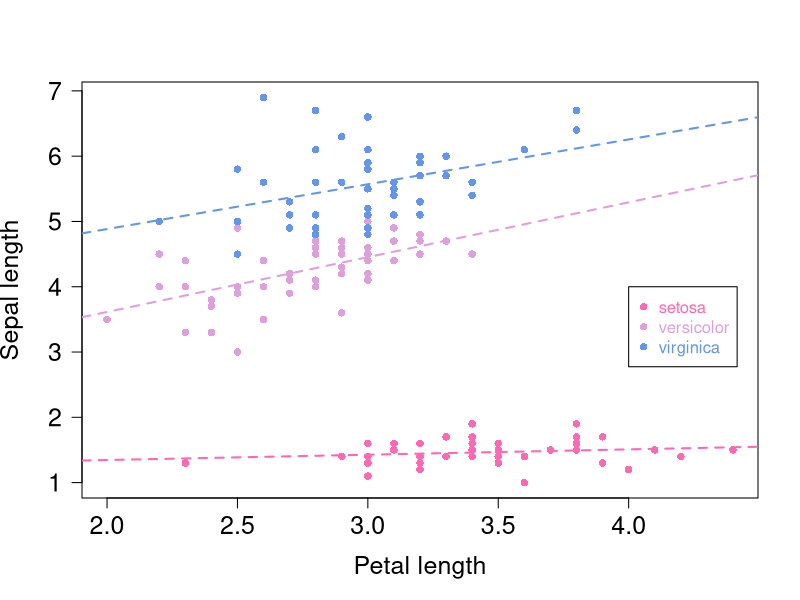
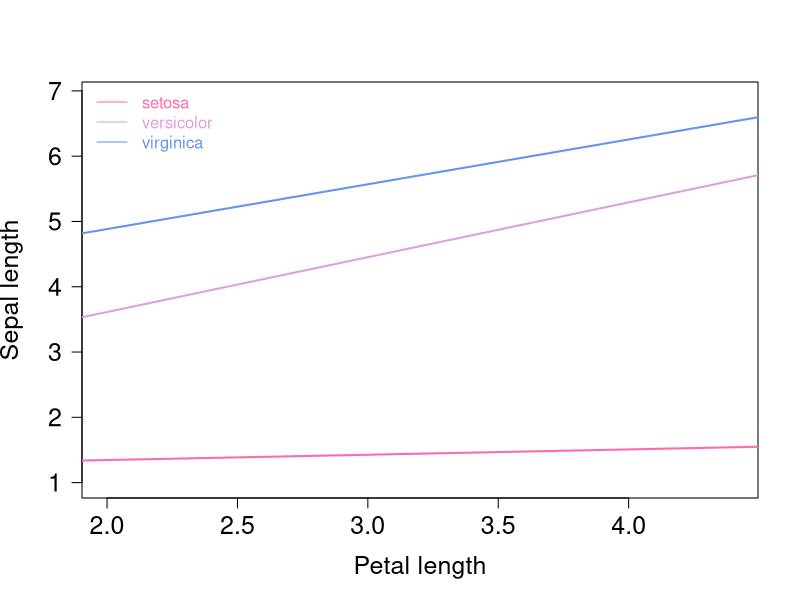
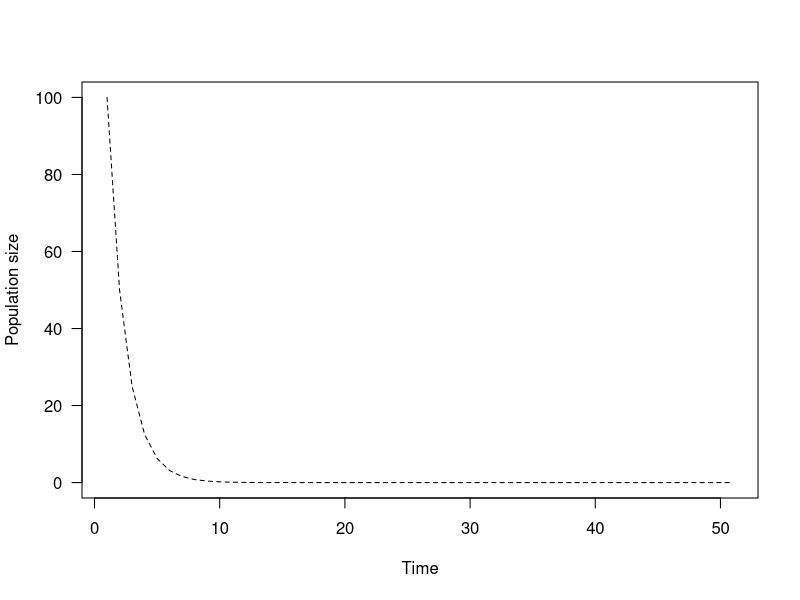

Source code (R) for these figures, in order:
# solutions to exercises in class
###
# ex 2
fit_with_sp_with_int=lm(Petal.Length ~ Sepal.Width * Species - 1, data=iris)
summary(fit_with_sp_with_int)

windows()
plot(iris$Sepal.Width,iris$Petal.Length, xlab='Petal length',ylab='Sepal length',
		col=c("hotpink", "plum", "cornflowerblue")[unclass(iris$Species)], pch=16,las=1,cex.axis=1.5,cex.lab=1.5)
legend(4,4, unique(iris$Species), text.col=c("hotpink", "plum", "cornflowerblue"),pch=16, col=c("hotpink", "plum", "cornflowerblue"))
abline(lm(iris$Petal.Length[iris$Species=='setosa']~iris$Sepal.Width[iris$Species=='setosa']), col="hotpink", lty=2, lwd=2)
abline(lm(iris$Petal.Length[iris$Species=='versicolor']~iris$Sepal.Width[iris$Species=='versicolor']), col="plum", lty=2, lwd=2)
abline(lm(iris$Petal.Length[iris$Species=='virginica']~iris$Sepal.Width[iris$Species=='virginica']), col="cornflowerblue", lty=2, lwd=2)

## with a 'for' loop and only lines:
unq_sp=unique(iris$Species)
cols=c("hotpink", "plum", "cornflowerblue")
windows()
plot(iris$Sepal.Width,iris$Petal.Length, xlab='Petal length',ylab='Sepal length',
		pch="",las=1,cex.axis=1.5,cex.lab=1.5)
legend("topleft", legend=unq_sp, text.col=c("hotpink", "plum", "cornflowerblue"),lty=1, col=c("hotpink", "plum", "cornflowerblue"), bty="n")
for (i in 1:length(unq_sp)){
	ix_sp=unq_sp[i]
	abline(lm(iris$Petal.Length[iris$Species==ix_sp]~iris$Sepal.Width[iris$Species==ix_sp]), col=cols[i], lty=1, lwd=2)
}

###
# ex. 3

geomFun <- function(RR, N0, ttMax){
# Initialize vector to hold output
	NN <- rep(NA,ttMax+1)
	NN[1] <- N0
# Use a for loop to step forward
	for (tt in 1:ttMax){
		NN[tt+1] <- RR*NN[tt]
	}
	plot(1:(ttMax+1),NN,lty=2,type='l', xlab='Time', ylab='Population size', las=1)
}
windows()
geomFun(0.5,100,50)

